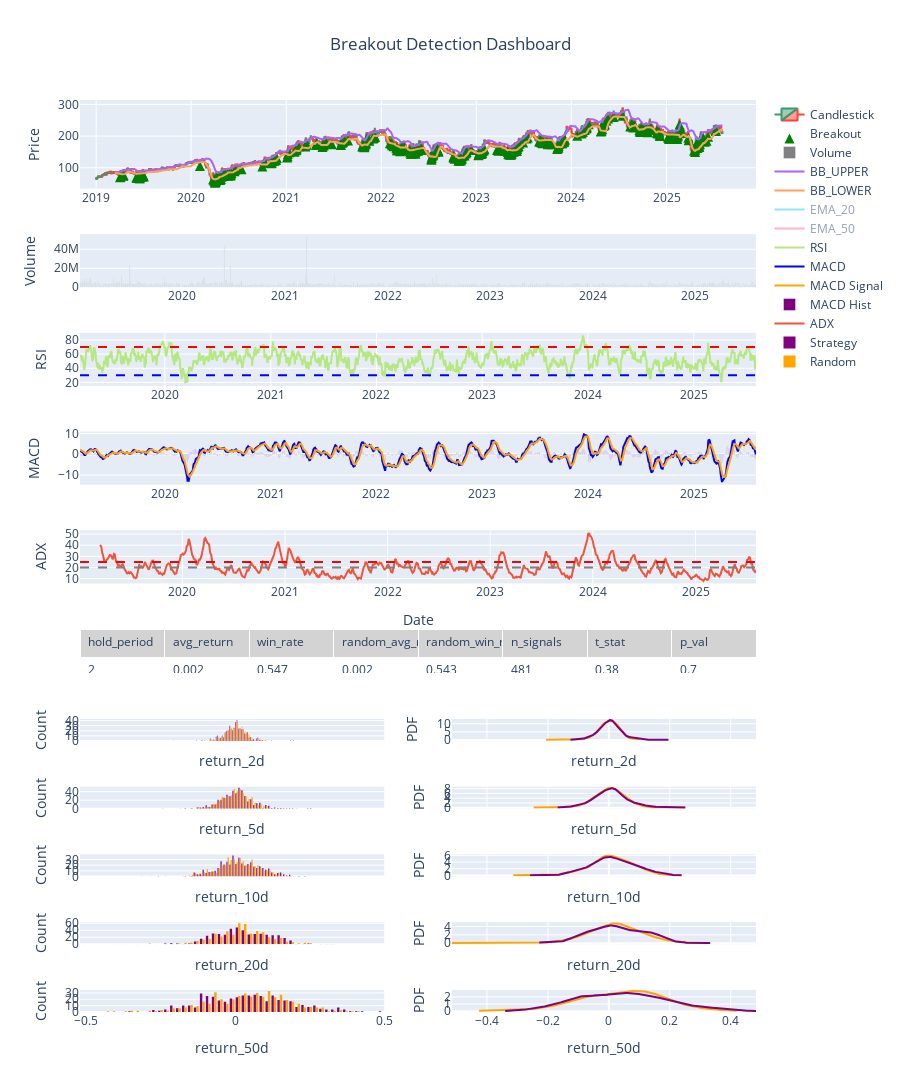

The code cell stored with this chart in its notebook:
### Code cell
plot_breakout(f, signal_log, backtest_stats)

### Figure 1 — Plotly figure (JSON) as saved in the notebook; plotly's stock layout.template omitted (floating-point values rounded to 4 significant figures; data arrays with more than 128 entries replaced by an {"elided": "..."} marker saying what was removed)
{"data": [{"close": {"elided": "1656 float values"}, "high": {"elided": "1656 float values"}, "low": {"elided": "1656 float values"}, "name": "Candlestick", "open": {"elided": "1656 float values"}, "type": "candlestick", "x": {"elided": "1656 str values"}, "xaxis": "x", "yaxis": "y"}, {"marker": {"color": "green", "size": 10, "symbol": "arrow-up"}, "mode": "markers", "name": "Breakout", "type": "scatter", "x": {"elided": "481 str values"}, "xaxis": "x", "y": {"elided": "481 float values"}, "yaxis": "y"}, {"marker": {"color": "gray"}, "name": "Volume", "type": "bar", "x": {"elided": "1656 str values"}, "xaxis": "x2", "y": {"elided": "1656 int values"}, "yaxis": "y2"}, {"name": "BB_UPPER", "type": "scatter", "visible": true, "x": {"elided": "1607 str values"}, "xaxis": "x", "y": {"elided": "1607 float values"}, "yaxis": "y"}, {"name": "BB_LOWER", "type": "scatter", "visible": true, "x": {"elided": "1607 str values"}, "xaxis": "x", "y": {"elided": "1607 float values"}, "yaxis": "y"}, {"name": "EMA_20", "type": "scatter", "visible": "legendonly", "x": {"elided": "1607 str values"}, "xaxis": "x", "y": {"elided": "1607 float values"}, "yaxis": "y"}, {"name": "EMA_50", "type": "scatter", "visible": "legendonly", "x": {"elided": "1607 str values"}, "xaxis": "x", "y": {"elided": "1607 float values"}, "yaxis": "y"}, {"name": "RSI", "type": "scatter", "visible": true, "x": {"elided": "1607 str values"}, "xaxis": "x3", "y": {"elided": "1607 float values"}, "yaxis": "y3"}, {"line": {"color": "blue"}, "name": "MACD", "type": "scatter", "x": {"elided": "1607 str values"}, "xaxis": "x4", "y": {"elided": "1607 float values"}, "yaxis": "y4"}, {"line": {"color": "orange"}, "name": "MACD Signal", "type": "scatter", "x": {"elided": "1607 str values"}, "xaxis": "x4", "y": {"elided": "1607 float values"}, "yaxis": "y4"}, {"marker": {"color": "purple"}, "name": "MACD Hist", "type": "bar", "x": {"elided": "1607 str values"}, "xaxis": "x4", "y": {"elided": "1607 float values"}, "yaxis": "y4"}, {"name": "ADX", "type": "scatter", "visible": true, "x": {"elided": "1607 str values"}, "xaxis": "x5", "y": {"elided": "1607 float values"}, "yaxis": "y5"}, {"marker": {"color": "purple"}, "name": "Strategy", "showlegend": false, "type": "histogram", "x": {"elided": "481 float values"}, "xaxis": "x6", "yaxis": "y6"}, {"marker": {"color": "orange"}, "name": "Random", "showlegend": false, "type": "histogram", "x": {"elided": "480 float values"}, "xaxis": "x6", "yaxis": "y6"}, {"marker": {"color": "orange"}, "mode": "lines", "name": "Random", "showlegend": false, "type": "scatter", "x": {"elided": "200 float values"}, "xaxis": "x7", "y": {"elided": "200 float values"}, "yaxis": "y7"}, {"marker": {"color": "purple"}, "mode": "lines", "name": "Strategy", "showlegend": false, "type": "scatter", "x": {"elided": "200 float values"}, "xaxis": "x7", "y": {"elided": "200 float values"}, "yaxis": "y7"}, {"marker": {"color": "purple"}, "name": "Strategy", "showlegend": false, "type": "histogram", "x": {"elided": "481 float values"}, "xaxis": "x8", "yaxis": "y8"}, {"marker": {"color": "orange"}, "name": "Random", "showlegend": false, "type": "histogram", "x": {"elided": "479 float values"}, "xaxis": "x8", "yaxis": "y8"}, {"marker": {"color": "orange"}, "mode": "lines", "name": "Random", "showlegend": false, "type": "scatter", "x": {"elided": "200 float values"}, "xaxis": "x9", "y": {"elided": "200 float values"}, "yaxis": "y9"}, {"marker": {"color": "purple"}, "mode": "lines", "name": "Strategy", "showlegend": false, "type": "scatter", "x": {"elided": "200 float values"}, "xaxis": "x9", "y": {"elided": "200 float values"}, "yaxis": "y9"}, {"marker": {"color": "purple"}, "name": "Strategy", "showlegend": true, "type": "histogram", "x": {"elided": "481 float values"}, "xaxis": "x10", "yaxis": "y10"}, {"marker": {"color": "orange"}, "name": "Random", "showlegend": true, "type": "histogram", "x": {"elided": "476 float values"}, "xaxis": "x10", "yaxis": "y10"}, {"marker": {"color": "orange"}, "mode": "lines", "name": "Random", "showlegend": false, "type": "scatter", "x": {"elided": "200 float values"}, "xaxis": "x11", "y": {"elided": "200 float values"}, "yaxis": "y11"}, {"marker": {"color": "purple"}, "mode": "lines", "name": "Strategy", "showlegend": false, "type": "scatter", "x": {"elided": "200 float values"}, "xaxis": "x11", "y": {"elided": "200 float values"}, "yaxis": "y11"}, {"marker": {"color": "purple"}, "name": "Strategy", "showlegend": false, "type": "histogram", "x": {"elided": "479 float values"}, "xaxis": "x12", "yaxis": "y12"}, {"marker": {"color": "orange"}, "name": "Random", "showlegend": false, "type": "histogram", "x": {"elided": "471 float values"}, "xaxis": "x12", "yaxis": "y12"}, {"marker": {"color": "orange"}, "mode": "lines", "name": "Random", "showlegend": false, "type": "scatter", "x": {"elided": "200 float values"}, "xaxis": "x13", "y": {"elided": "200 float values"}, "yaxis": "y13"}, {"marker": {"color": "purple"}, "mode": "lines", "name": "Strategy", "showlegend": false, "type": "scatter", "x": {"elided": "200 float values"}, "xaxis": "x13", "y": {"elided": "200 float values"}, "yaxis": "y13"}, {"marker": {"color": "purple"}, "name": "Strategy", "showlegend": false, "type": "histogram", "x": {"elided": "475 float values"}, "xaxis": "x14", "yaxis": "y14"}, {"marker": {"color": "orange"}, "name": "Random", "showlegend": false, "type": "histogram", "x": {"elided": "468 float values"}, "xaxis": "x14", "yaxis": "y14"}, {"marker": {"color": "orange"}, "mode": "lines", "name": "Random", "showlegend": false, "type": "scatter", "x": {"elided": "200 float values"}, "xaxis": "x15", "y": {"elided": "200 float values"}, "yaxis": "y15"}, {"marker": {"color": "purple"}, "mode": "lines", "name": "Strategy", "showlegend": false, "type": "scatter", "x": {"elided": "200 float values"}, "xaxis": "x15", "y": {"elided": "200 float values"}, "yaxis": "y15"}, {"cells": {"align": "left", "fill": {"color": "white"}, "values": [[2, 5, 10, 20, 50], [0.002, 0.008, 0.015, 0.028, 0.044], [0.547, 0.551, 0.561, 0.603, 0.601], [0.002, 0.003, 0.01, 0.017, 0.041], [0.543, 0.532, 0.549, 0.617, 0.626], [481, 481, 481, 481, 481], [0.38, 1.37, 1.22, 1.82, 0.31], [0.7, 0.17, 0.22, 0.07, 0.76]]}, "domain": {"x": [0, 1], "y": [0.3714, 0.4199]}, "header": {"align": "left", "fill": {"color": "lightgrey"}, "values": ["hold_period", "avg_return", "win_rate", "random_avg_return", "random_win_rate", "n_signals", "t_stat", "p_val"]}, "type": "table"}], "layout": {"height": 1800, "shapes": [{"line": {"color": "red", "dash": "dash"}, "type": "line", "x0": 0, "x1": 1, "xref": "x3 domain", "y0": 70, "y1": 70, "yref": "y3"}, {"line": {"color": "blue", "dash": "dash"}, "type": "line", "x0": 0, "x1": 1, "xref": "x3 domain", "y0": 30, "y1": 30, "yref": "y3"}, {"line": {"color": "red", "dash": "dash"}, "type": "line", "x0": 0, "x1": 1, "xref": "x5 domain", "y0": 25, "y1": 25, "yref": "y5"}, {"line": {"color": "gray", "dash": "dash"}, "type": "line", "x0": 0, "x1": 1, "xref": "x5 domain", "y0": 20, "y1": 20, "yref": "y5"}], "showlegend": true, "title": {"text": "Breakout Detection Dashboard", "x": 0.5}, "xaxis": {"anchor": "y", "domain": [0, 1], "rangeslider": {"visible": false}}, "xaxis10": {"anchor": "y10", "domain": [0, 0.45], "matches": "x14", "showticklabels": false, "title": {"text": "return_10d"}}, "xaxis11": {"anchor": "y11", "domain": [0.55, 1], "matches": "x15", "showticklabels": false, "title": {"text": "return_10d"}}, "xaxis12": {"anchor": "y12", "domain": [0, 0.45], "matches": "x14", "showticklabels": false, "title": {"text": "return_20d"}}, "xaxis13": {"anchor": "y13", "domain": [0.55, 1], "matches": "x15", "showticklabels": false, "title": {"text": "return_20d"}}, "xaxis14": {"anchor": "y14", "domain": [0, 0.45], "title": {"text": "return_50d"}}, "xaxis15": {"anchor": "y15", "domain": [0.55, 1], "title": {"text": "return_50d"}}, "xaxis2": {"anchor": "y2", "domain": [0, 1]}, "xaxis3": {"anchor": "y3", "domain": [0, 1]}, "xaxis4": {"anchor": "y4", "domain": [0, 1]}, "xaxis5": {"anchor": "y5", "domain": [0, 1], "range": ["2019-01-02", "2025-08-04"], "title": {"text": "Date"}}, "xaxis6": {"anchor": "y6", "domain": [0, 0.45], "matches": "x14", "showticklabels": false, "title": {"text": "return_2d"}}, "xaxis7": {"anchor": "y7", "domain": [0.55, 1], "matches": "x15", "showticklabels": false, "title": {"text": "return_2d"}}, "xaxis8": {"anchor": "y8", "domain": [0, 0.45], "matches": "x14", "showticklabels": false, "title": {"text": "return_5d"}}, "xaxis9": {"anchor": "y9", "domain": [0.55, 1], "matches": "x15", "showticklabels": false, "title": {"text": "return_5d"}}, "yaxis": {"anchor": "x", "domain": [0.9029, 1], "title": {"text": "Price"}}, "yaxis10": {"anchor": "x10", "domain": [0.1485, 0.1728], "title": {"text": "Count"}}, "yaxis11": {"anchor": "x11", "domain": [0.1485, 0.1728], "title": {"text": "PDF"}}, "yaxis12": {"anchor": "x12", "domain": [0.07427, 0.09854], "title": {"text": "Count"}}, "yaxis13": {"anchor": "x13", "domain": [0.07427, 0.09854], "title": {"text": "PDF"}}, "yaxis14": {"anchor": "x14", "domain": [0, 0.02427], "title": {"text": "Count"}}, "yaxis15": {"anchor": "x15", "domain": [0, 0.02427], "title": {"text": "PDF"}}, "yaxis2": {"anchor": "x2", "domain": [0.7947, 0.8529], "title": {"text": "Volume"}}, "yaxis3": {"anchor": "x3", "domain": [0.6864, 0.7447], "title": {"text": "RSI"}}, "yaxis4": {"anchor": "x4", "domain": [0.5782, 0.6364], "title": {"text": "MACD"}}, "yaxis5": {"anchor": "x5", "domain": [0.4699, 0.5282], "title": {"text": "ADX"}}, "yaxis6": {"anchor": "x6", "domain": [0.2971, 0.3214], "title": {"text": "Count"}}, "yaxis7": {"anchor": "x7", "domain": [0.2971, 0.3214], "title": {"text": "PDF"}}, "yaxis8": {"anchor": "x8", "domain": [0.2228, 0.2471], "title": {"text": "Count"}}, "yaxis9": {"anchor": "x9", "domain": [0.2228, 0.2471], "title": {"text": "PDF"}}}}
